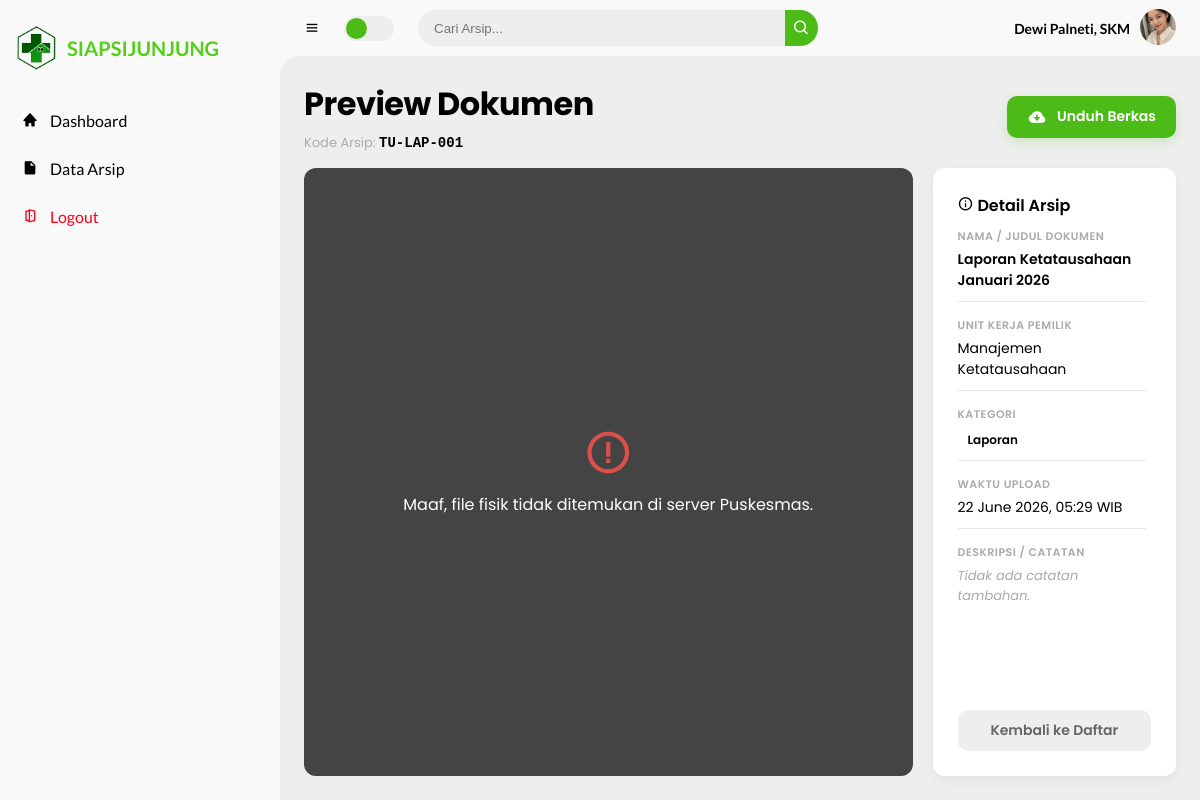
Screenshot of /pages/admin/arsip_view.php?id=18 (signed in) with the database file from the repository.
### tables this page shows
CREATE TABLE `arsip` (
  `id_arsip` int(11) NOT NULL,
  `kode_arsip` varchar(50) NOT NULL,
  `nama_arsip` varchar(255) NOT NULL,
  `id_kategori` int(11) DEFAULT NULL,
  `id_unit` int(11) DEFAULT NULL,
  `file_arsip` varchar(255) NOT NULL,
  `deskripsi` text DEFAULT NULL,
  `created_at` timestamp NOT NULL DEFAULT current_timestamp()
);

CREATE TABLE `unit_kerja` (
  `id_unit` int(11) NOT NULL,
  `kode_unit` varchar(20) NOT NULL,
  `nama_unit` varchar(100) NOT NULL,
  `penanggung_jawab` varchar(100) NOT NULL,
  `created_at` timestamp NOT NULL DEFAULT current_timestamp()
);

CREATE TABLE `kategori` (
  `id_kategori` int(11) NOT NULL,
  `nama_kategori` varchar(50) NOT NULL,
  `created_at` timestamp NOT NULL DEFAULT current_timestamp()
);

### pages/admin/arsip_view.php (the view, shortened to what this page needs)
<?php
include "../../config/koneksi.php";
$id = mysqli_real_escape_string($koneksi, $_GET['id']);
$query = mysqli_query($koneksi, "SELECT a.*, u.nama_unit, k.nama_kategori
                                FROM arsip a
                                LEFT JOIN unit_kerja u ON a.id_unit = u.id_unit
                                LEFT JOIN kategori k ON a.id_kategori = k.id_kategori
                                WHERE a.id_arsip = '$id'");
$data = mysqli_fetch_assoc($query);
?>
<!DOCTYPE html>
<html lang="id">
<head>
    <link rel="stylesheet" href="../../assets/boxicons-2.1.4/css/boxicons.min.css">
    <link rel="stylesheet" href="../../assets/css/style.css">
</head>
<body>
    <?php include '../partials/sidebar.php'; ?>
    <section id="content">
        <?php include '../partials/navbar.php'; ?>
        <main>
            <div class="head-title">
                <div class="left">
                    <h1>Preview Dokumen</h1>
                    <p style="color: var(--dark-grey); font-size: 13px; margin-top: 2px;">Kode Arsip: <strong style="color: var(--dark); font-family: monospace; font-size: 14px;"><?= htmlspecialchars($data['kode_arsip']); ?></strong></p>
                </div>
                <a href="arsip_download.php?id=<?= $data['id_arsip']; ?>" class="btn-add" style="background: var(--green); text-decoration: none;">
                    <i class='bx bxs-cloud-download'></i>
                    <span class="text">Unduh Berkas</span>
                </a>
            </div>
            <div class="view-wrapper">
                <div class="preview-card">
                    <?php
                    $file = $data['file_arsip'];
                    $ext = strtolower(pathinfo($file, PATHINFO_EXTENSION));
                    $path = "../../assets/uploads/arsip/" . $file;
                    if (file_exists($path)) {
                        if ($ext == 'pdf') {
                            echo '<iframe src="' . $path . '#toolbar=0" width="100%" height="100%" style="border:none;"></iframe>';
                        } elseif (in_array($ext, ['jpg', 'jpeg', 'png'])) {
                            echo '<img src="' . $path . '" style="max-width:100%; max-height:100%; object-fit:contain;">';
                        } else {
                            echo '<div style="text-align:center; color:#fff;"><i class="bx bxs-file-blank" style="font-size:80px; color:var(--dark-grey);"></i><p style="margin-top:10px;">Format .' . $ext . ' tidak mendukung preview.</p></div>';
                        }
                    } else {
                        echo "<div style='text-align:center; color:#fff;'><i class='bx bx-error-circle' style='font-size:50px; color:#DB504A;'></i><p style='margin-top:10px;'>Maaf, file fisik tidak ditemukan di server Puskesmas.</p></div>";
                    }
                    ?>
                </div>
                <div class="detail-card">
                    <h3 style="font-size: 16px; font-weight: 600; color: var(--dark); flex-shrink: 0;"><i class='bx bx-info-circle' style="color: var(--blue);"></i> Detail Arsip</h3>
                    <div class="detail-scroll-area">
                        <div class="info-row">
                            <label>Nama / Judul Dokumen</label>
                            <p style="font-weight: 600;"><?= htmlspecialchars($data['nama_arsip']); ?></p>
                        </div>
                        <div class="info-row">
                            <label>Unit Kerja Pemilik</label>
                            <p><?= htmlspecialchars($data['nama_unit'] ?? 'Global'); ?></p>
                        </div>
                        <div class="info-row">
                            <label>Kategori</label>
                            <p style="margin-top: 6px;"><span class="status completed" style="font-size: 12px; font-weight: 600; padding: 4px 10px; border-radius: 20px;"><?= htmlspecialchars($data['nama_kategori']); ?></span></p>
                        </div>
                        <div class="info-row">
                            <label>Waktu Upload</label>
                            <p><?= date('d F Y, H:i', strtotime($data['created_at'])); ?> WIB</p>
                        </div>
                        <div class="info-row" style="border: none; margin-bottom: 0; padding-bottom: 0;">
                            <label>Deskripsi / Catatan</label>
                            <p style="font-style: italic; color: var(--dark-grey); font-size: 13px; line-height: 1.5; margin-top: 5px;">
                                <?= !empty($data['deskripsi']) ? nl2br(htmlspecialchars($data['deskripsi'])) : 'Tidak ada catatan tambahan.'; ?>
                            </p>
                        </div>
                    </div>
                    <div style="margin-top: 20px; flex-shrink: 0;">
                        <a href="data_arsip.php" class="btn-cancel" style="display:block; text-align:center; text-decoration:none; font-weight: 600; padding: 10px;">Kembali ke Daftar</a>
                    </div>
                </div>
            </div>
        </main>
    </section>
</body>
</html>

### assets/css/style.css (style rules this page uses)
* { margin: 0; padding: 0; box-sizing: border-box; }
a { text-decoration: none; }
:root { --poppins: 'Poppins', sans-serif; --lato: 'Lato', sans-serif; --light: #F9F9F9; --green: #4cbb17; --light-green: #CFE8FF; --grey: #eee; --dark-grey: #AAAAAA; --berkas:#ffb300; --dark: #000000; --red: rgb(255, 0, 25); --yellow: #FFCE26; --light-yellow: #FFF2C6; --orange: #FD7238; --light-orange: #FFE0D3; --white-card: #ffffff; --border-color: #e5e7eb; }
html { overflow-x: hidden !important; }
body { background: var(--grey); overflow-x: hidden; }
#content { position: relative; width: calc(100% - 280px); left: 280px; transition: .3s ease; }
#content main { width: 100%; padding: 40px 30px; font-family: var(--poppins); max-height: calc(100vh - 56px); overflow-y: auto; }
#content main .head-title { display: flex; align-items: center; justify-content: space-between; grid-gap: 16px; flex-wrap: wrap; }
#content main .head-title .left h1 { font-size: 32px; font-weight: 700; margin-bottom: 5px; color: var(--dark); letter-spacing: -0.5px; }
.btn-add { height: 42px; padding: 0 20px; border-radius: 10px; background: var(--green); color: #fff; display: flex; align-items: center; justify-content: center; gap: 10px; font-weight: 600; font-size: 14px; transition: all 0.3s ease; box-shadow: 0 4px 12px rgba(76, 187, 23, 0.2); }
.btn-add i { font-size: 20px; }
.btn-cancel { background: #eee; color: #666; padding: 12px 25px; border-radius: 10px; text-decoration: none; font-weight: 600; transition: 0.3s; font-size: 14px; display: flex; align-items: center; }

### pages/admin/arsip_view.php (style rules this page uses)
html, body { height: 100vh; overflow: hidden !important; }
#content main { height: calc(100vh - 56px); overflow: hidden; display: flex; flex-direction: column; padding: 24px; box-sizing: border-box; }
.head-title { flex-shrink: 0; margin-bottom: 15px !important; }
.view-wrapper { display: grid; grid-template-columns: 2.5fr 1fr; gap: 20px; flex-grow: 1; min-height: 0; width: 100%; }
.preview-card { background: #444; border-radius: 12px; overflow: hidden; display: flex; align-items: center; justify-content: center; height: 100%; }
.detail-card { background: var(--white-card, #fff); padding: 25px; border-radius: 12px; box-shadow: 0 4px 12px rgba(0, 0, 0, 0.05); display: flex; flex-direction: column; height: 100%; box-sizing: border-box; min-height: 0; }
.detail-scroll-area { flex-grow: 1; overflow-y: auto; padding-right: 5px; margin-top: 10px; }
.info-row { margin-bottom: 15px; border-bottom: 1px solid var(--border-color); padding-bottom: 10px; }
.info-row label { display: block; font-size: 11px; color: var(--dark-grey); font-weight: 600; text-transform: uppercase; letter-spacing: 0.5px; }
.info-row p { font-size: 14px; color: var(--dark); margin-top: 4px; word-break: break-word; }

### rows the page displays
arsip: kode_arsip "TU-LAP-001", nama_arsip "Laporan Ketatausahaan Januari 2026", id_unit.nama_unit "Manajemen Ketatausahaan", id_kategori.nama_kategori "Laporan", created_at "22 June 2026, 05:29"

### other values shown
$_SESSION['nama'] "Dewi Palneti, SKM"
